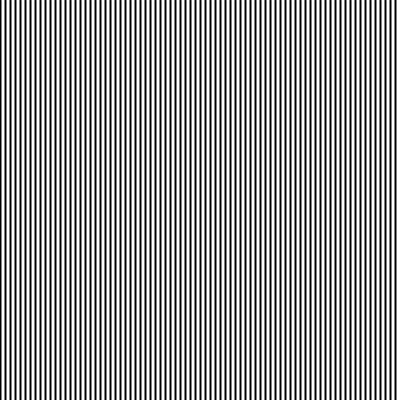
Frame 1 (no input)
Frame 60 (the mouse pressed at the canvas centre just before this capture): identical to frame 1, image omitted
Frame 120 (the mouse held since frame 60 and released just before this capture): identical to frame 1, image omitted

The Processing sketch that drew this single still picture (run headless with seeded random() and noise(); from frame 60 on, the mouse is pressed at the canvas centre):

// Processing sketch: processing_50354
// ── processing_50354.pde


void setup() {
  size(400,400);
  smooth();

}


void draw() {
  background(255);
  strokeWeight(2);
  stroke(0);
  for ( int i = 0; i < width ; i = i + 5) {
    line(i,0,i,width); 
  }
 
  
 
}
